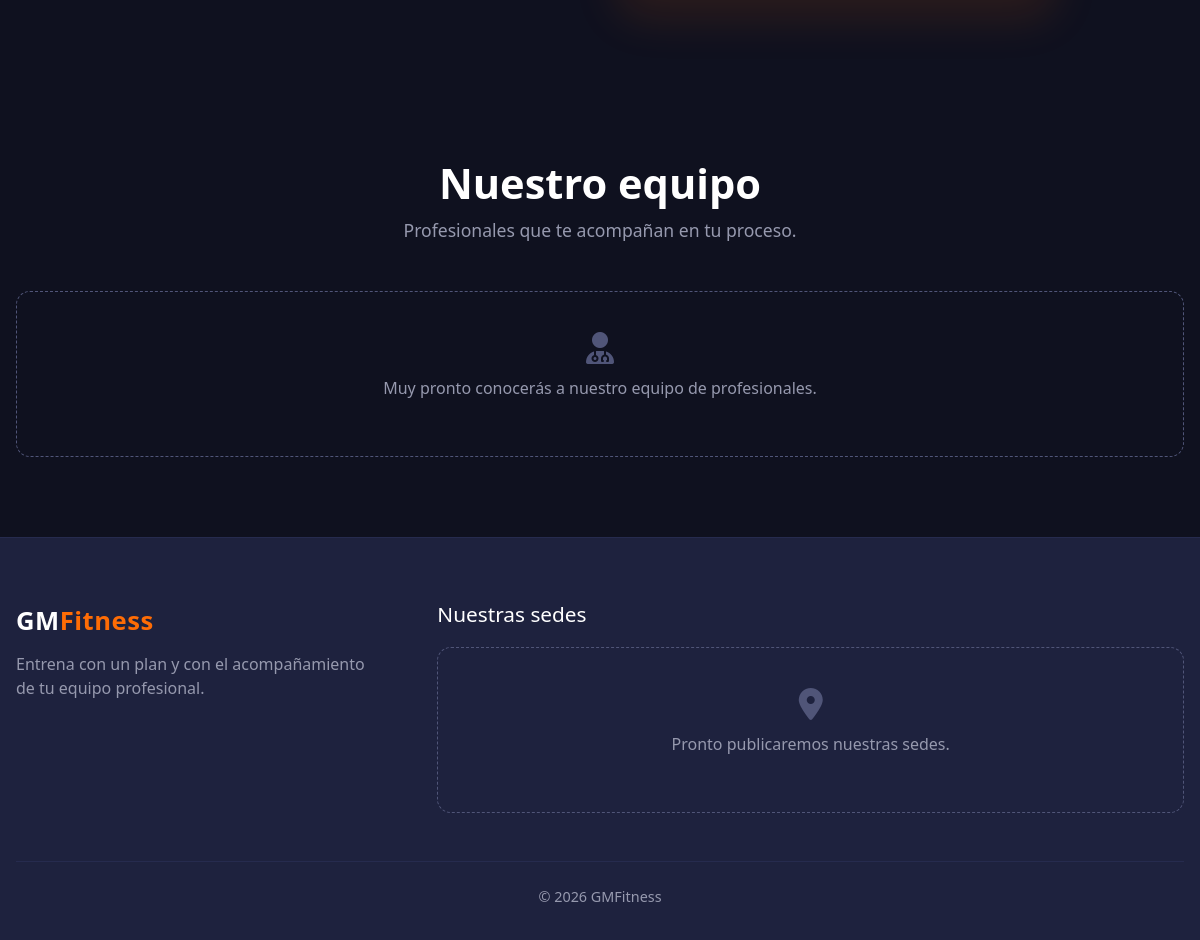
Before: / (lower part) with the older database file.
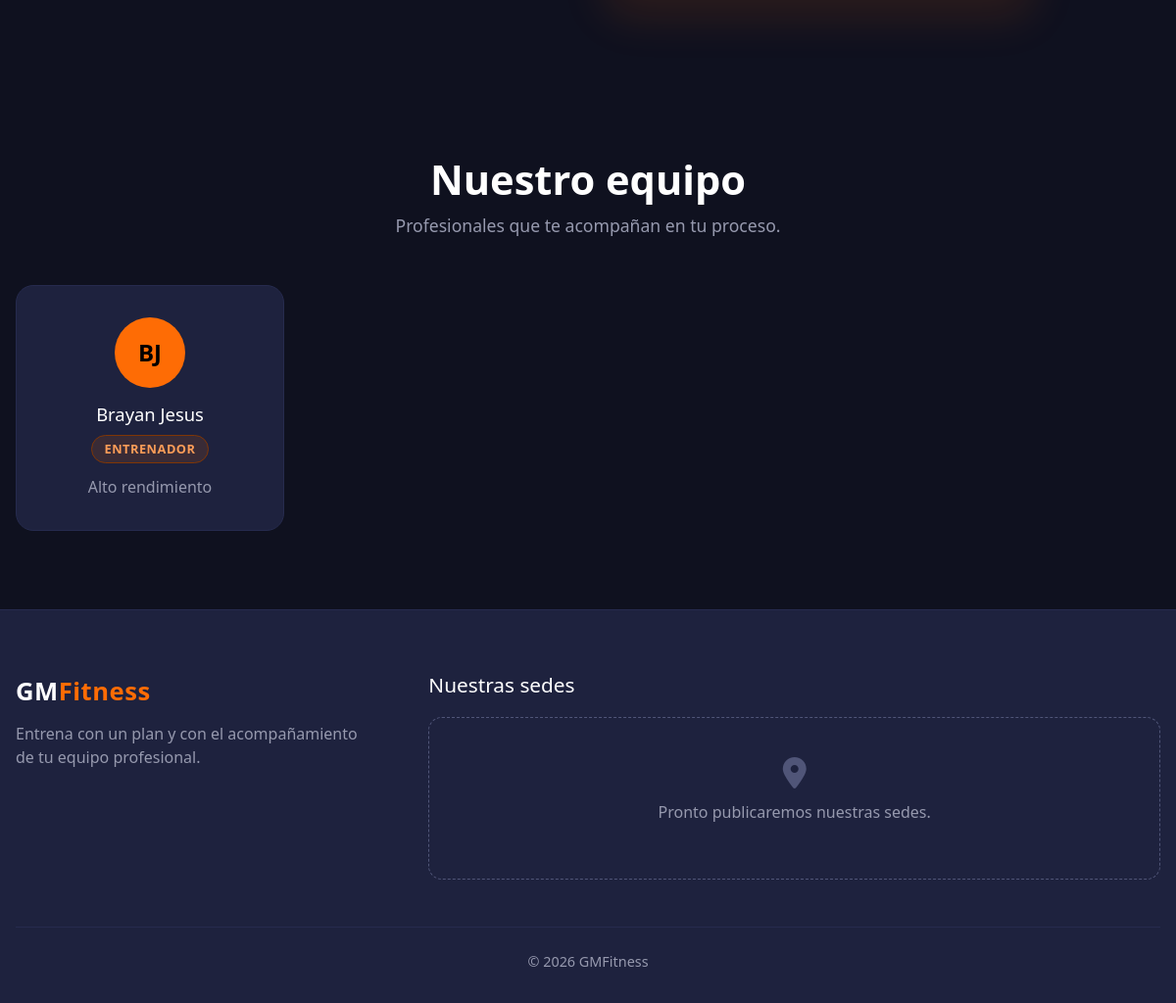
After: the same page with the newer database file.
### gmf/models.py (models this page shows, shortened)
class Usuario(AbstractUser):
    username = None
    email = models.EmailField("email", unique=True)
    fecha_nacimiento = models.DateField(null=True, blank=True)
    telefono = models.CharField(max_length=20, blank=True)
    rol = models.CharField(max_length=20, choices=RolUsuario.choices, default=RolUsuario.CLIENTE)
    sede = models.ForeignKey(
        Sede, on_delete=models.SET_NULL, null=True, blank=True, related_name="usuarios"
    )
    USERNAME_FIELD = "email"
    REQUIRED_FIELDS = ["first_name", "last_name"]
    objects = UsuarioManager()

class PerfilProfesional(models.Model):
    especialidad = models.CharField(max_length=100)
    tarjeta_profesional = models.CharField(max_length=50, blank=True)
    class Meta:
        abstract = True

class Entrenador(PerfilProfesional):
    usuario = models.OneToOneField(
        Usuario, on_delete=models.CASCADE, related_name="entrenador",
        limit_choices_to={"rol": RolUsuario.ENTRENADOR},
    )
    class Meta:
        verbose_name_plural = "entrenadores"

### gmf/views.py (the view)
# urls.py: path("", views.inicio, name="inicio"),
def inicio(request):
    planes_premium = Membresia.objects.filter(activa=True, tipo=TipoMembresia.PREMIUM).order_by("precio")
    profesionales = []
    for modelo, rol in ((Entrenador, "Entrenador"), (Nutricionista, "Nutricionista"),
                        (Fisioterapeuta, "Fisioterapeuta")):
        for perfil in modelo.objects.select_related("usuario").filter(usuario__is_active=True):
            profesionales.append({"usuario": perfil.usuario, "rol": rol, "especialidad": perfil.especialidad})
    plan_actual = None
    if request.user.is_authenticated and hasattr(request.user, "cliente"):
        plan_actual = request.user.cliente.plan
    contexto = {
        "planes_premium": planes_premium,
        "profesionales": profesionales,
        "sedes": Sede.objects.filter(activa=True).order_by("nombre"),
        "plan_actual": plan_actual,
    }
    return render(request, "inicio.html", contexto)

### gmf/templatetags/gmf_extras.py (called while the page is built)
@register.filter
def pesos(valor):
    try:
        numero = round(float(valor))
    except (TypeError, ValueError):
        return valor
    return "$" + f"{numero:,}".replace(",", ".")

@register.filter
def iniciales(usuario):
    nombre = (usuario.first_name or "").strip()
    apellido = (usuario.last_name or "").strip()
    return ((nombre[:1] + apellido[:1]) or usuario.email[:1]).upper()

### gmf/templates/inicio.html (shortened to what this page needs)
{% extends "base.html" %}
{% load static gmf_extras %}
{% block estilos %}<link rel="stylesheet" href="{% static 'css/inicio.css' %}">{% endblock %}
{% block contenido %}
    <section class="seccion" id="planes">
    </section>
    <section class="seccion" id="profesionales">
        <div class="contenedor">
            <div class="titulo-seccion">
                <h2>Nuestro equipo</h2>
                <p>Profesionales que te acompañan en tu proceso.</p>
            </div>
            {% if profesionales %}
                <div id="cajas-profesionales">
                    {% for pro in profesionales %}
                        <article class="profesional">
                            <div class="usuario-bola" aria-hidden="true">{{ pro.usuario|iniciales }}</div>
                            <h3>{{ pro.usuario.get_full_name }}</h3>
                            <span class="etiqueta">{{ pro.rol }}</span>
                            {% if pro.especialidad %}<p>{{ pro.especialidad }}</p>{% endif %}
                        </article>
                    {% endfor %}
                </div>
            {% else %}
                <div class="vacio">
                    <i class="fa-solid fa-user-doctor"></i>
                    <p>Muy pronto conocerás a nuestro equipo de profesionales.</p>
                </div>
            {% endif %}
        </div>
    </section>
{% endblock %}
{% block pie %}
    <footer id="contacto">
        <div class="contenedor">
            <div id="pie-superior">
                <div id="pie-marca">
                    <a class="logo" href="{% url 'inicio' %}">GM<span>Fitness</span></a>
                    <p>Entrena con un plan y con el acompañamiento de tu equipo profesional.</p>
                </div>
                <div id="pie-sedes">
                    <h2>Nuestras sedes</h2>
                    {% if sedes %}
                        <div id="cajas-sedes">
                            {% for sede in sedes %}
                                <article class="sede">
                                    <h3>{{ sede.nombre }}</h3>
                                    <ul>
                                        <li><i class="fa-solid fa-location-dot"></i> {{ sede.direccion }}, {{ sede.ciudad }}</li>
                                        <li><i class="fa-solid fa-phone"></i> <a href="tel:{{ sede.telefono }}">{{ sede.telefono }}</a></li>
                                        {% if sede.correo %}
                                            <li><i class="fa-regular fa-envelope"></i> <a href="mailto:{{ sede.correo }}">{{ sede.correo }}</a></li>
                                        {% endif %}
                                    </ul>
                                </article>
                            {% endfor %}
                        </div>
                    {% else %}
                        <div class="vacio">
                            <i class="fa-solid fa-location-dot"></i>
                            <p>Pronto publicaremos nuestras sedes.</p>
                        </div>
                    {% endif %}
                </div>
            </div>
            <div id="pie-inferior">© {% now "Y" %} GMFitness</div>
        </div>
    </footer>
{% endblock %}

Changed rows visible on the page:
added Usuario: usuario|iniciales "BJ", usuario.get_full_name "Brayan Jesus", rol "ENTRENADOR", especialidad "Alto rendimiento"
Other visible differences:
text no longer shown: "Muy pronto conocerás a nuestro equipo de profesionales."
